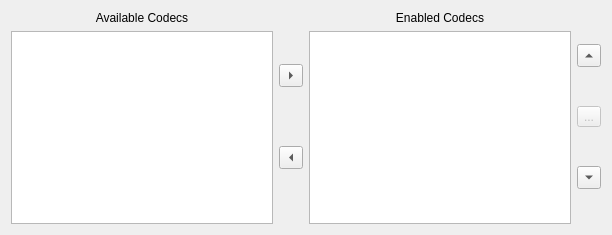
<?xml version="1.0" encoding="UTF-8"?>
<ui version="4.0">
 <class>CodecWidget</class>
 <widget class="QWidget" name="CodecWidget">
  <property name="geometry">
   <rect>
    <x>0</x>
    <y>0</y>
    <width>612</width>
    <height>235</height>
   </rect>
  </property>
  <property name="windowTitle">
   <string>Form</string>
  </property>
  <layout class="QHBoxLayout" name="horizontalLayout">
   <item>
    <layout class="QVBoxLayout" name="verticalLayout_2">
     <item>
      <widget class="QLabel" name="label">
       <property name="sizePolicy">
        <sizepolicy hsizetype="Expanding" vsizetype="Preferred">
         <horstretch>0</horstretch>
         <verstretch>0</verstretch>
        </sizepolicy>
       </property>
       <property name="text">
        <string>Available Codecs</string>
       </property>
       <property name="alignment">
        <set>Qt::AlignCenter</set>
       </property>
      </widget>
     </item>
     <item>
      <widget class="QListWidget" name="listAvailCodecs">
       <property name="dragEnabled">
        <bool>true</bool>
       </property>
       <property name="dragDropMode">
        <enum>QAbstractItemView::DragDrop</enum>
       </property>
       <property name="defaultDropAction">
        <enum>Qt::MoveAction</enum>
       </property>
       <property name="alternatingRowColors">
        <bool>true</bool>
       </property>
       <property name="selectionMode">
        <enum>QAbstractItemView::ExtendedSelection</enum>
       </property>
       <property name="sortingEnabled">
        <bool>true</bool>
       </property>
      </widget>
     </item>
    </layout>
   </item>
   <item>
    <layout class="QVBoxLayout" name="verticalLayout">
     <item>
      <widget class="QToolButton" name="btnEnable">
       <property name="text">
        <string>...</string>
       </property>
       <property name="arrowType">
        <enum>Qt::RightArrow</enum>
       </property>
      </widget>
     </item>
     <item>
      <widget class="QToolButton" name="btnDisable">
       <property name="text">
        <string>...</string>
       </property>
       <property name="arrowType">
        <enum>Qt::LeftArrow</enum>
       </property>
      </widget>
     </item>
    </layout>
   </item>
   <item>
    <layout class="QVBoxLayout" name="verticalLayout_3">
     <item>
      <widget class="QLabel" name="label_2">
       <property name="text">
        <string>Enabled Codecs</string>
       </property>
       <property name="alignment">
        <set>Qt::AlignCenter</set>
       </property>
      </widget>
     </item>
     <item>
      <widget class="QListWidget" name="listEnabledCodecs">
       <property name="dragEnabled">
        <bool>true</bool>
       </property>
       <property name="dragDropMode">
        <enum>QAbstractItemView::DragDrop</enum>
       </property>
       <property name="defaultDropAction">
        <enum>Qt::MoveAction</enum>
       </property>
       <property name="alternatingRowColors">
        <bool>true</bool>
       </property>
       <property name="selectionMode">
        <enum>QAbstractItemView::ExtendedSelection</enum>
       </property>
       <property name="sortingEnabled">
        <bool>false</bool>
       </property>
      </widget>
     </item>
    </layout>
   </item>
   <item>
    <layout class="QVBoxLayout" name="verticalLayout_4">
     <item>
      <widget class="QToolButton" name="btnUp">
       <property name="text">
        <string>...</string>
       </property>
       <property name="arrowType">
        <enum>Qt::UpArrow</enum>
       </property>
      </widget>
     </item>
     <item>
      <widget class="QToolButton" name="btnAdv">
       <property name="enabled">
        <bool>false</bool>
       </property>
       <property name="text">
        <string>...</string>
       </property>
      </widget>
     </item>
     <item>
      <widget class="QToolButton" name="btnDown">
       <property name="text">
        <string>...</string>
       </property>
       <property name="arrowType">
        <enum>Qt::DownArrow</enum>
       </property>
      </widget>
     </item>
    </layout>
   </item>
  </layout>
 </widget>
 <resources/>
 <connections/>
</ui>
